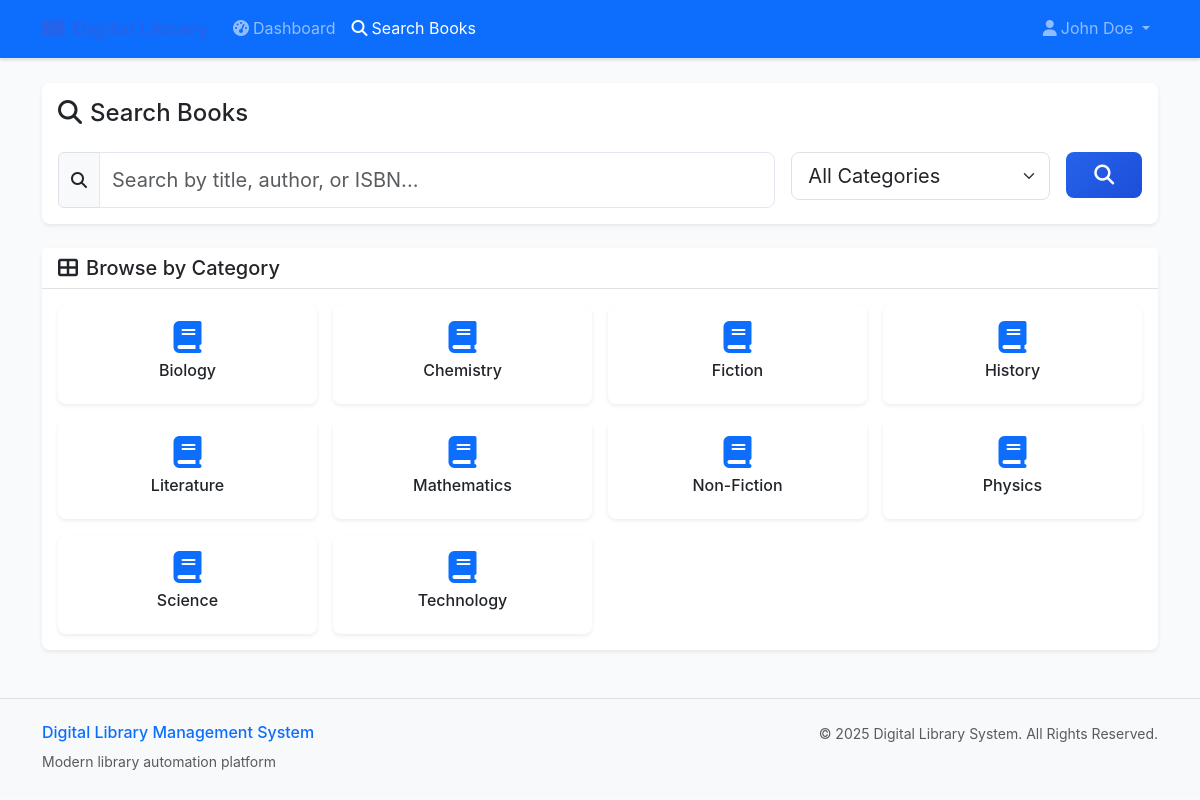
Page /search.php (signed in) on the committed database.
### tables this page shows
CREATE TABLE `category` (
  `category_id` int(11) NOT NULL AUTO_INCREMENT,
  `category_name` varchar(50) NOT NULL,
  `created_at` timestamp NOT NULL DEFAULT CURRENT_TIMESTAMP,
  PRIMARY KEY (`category_id`)
);

### search.php (the view, shortened to what this page needs)
<?php
include('dbcon.php');
$search_query = '';
$books = [];
$stmt = $pdo->query("SELECT * FROM category ORDER BY category_name");
$categories = $stmt->fetchAll();
?>
<!DOCTYPE html>
<html lang="en">
<head>
    <link href="https://cdn.jsdelivr.net/npm/bootstrap@5.3.0/dist/css/bootstrap.min.css" rel="stylesheet">
    <link href="https://cdnjs.cloudflare.com/ajax/libs/font-awesome/6.4.0/css/all.min.css" rel="stylesheet">
    <link href="assets/css/custom.css" rel="stylesheet">
</head>
<body>
    <nav class="navbar navbar-expand-lg navbar-dark bg-primary">
        <div class="container">
            <a class="navbar-brand" href="index.php">
                <i class="fas fa-book-open me-2"></i>Digital Library
            </a>
            <div class="collapse navbar-collapse" id="navbarNav">
                <ul class="navbar-nav me-auto">
                    <li class="nav-item">
                        <a class="nav-link" href="dashboard.php">
                            <i class="fas fa-tachometer-alt me-1"></i>Dashboard
                        </a>
                    </li>
                    <li class="nav-item">
                        <a class="nav-link active" href="search.php">
                            <i class="fas fa-search me-1"></i>Search Books
                        </a>
                    </li>
                </ul>
                <ul class="navbar-nav">
                    <li class="nav-item dropdown">
                        <a class="nav-link dropdown-toggle" href="#" id="navbarDropdown" role="button" data-bs-toggle="dropdown">
                            <i class="fas fa-user me-1"></i><?php echo htmlspecialchars($_SESSION['user_name']); ?>
                        </a>
                    </li>
                </ul>
            </div>
        </div>
    </nav>
    <div class="container my-4">
        <div class="row mb-4">
            <div class="col-12">
                <div class="card border-0 shadow-sm">
                    <div class="card-body">
                        <h4 class="card-title mb-4">
                            <i class="fas fa-search me-2"></i>Search Books
                        </h4>
                        <form method="GET" action="">
                            <div class="row g-3">
                                <div class="col-md-8">
                                    <div class="input-group">
                                        <span class="input-group-text"><i class="fas fa-search"></i></span>
                                        <input type="text" class="form-control form-control-lg" name="q"
                                               placeholder="Search by title, author, or ISBN..."
                                               value="<?php echo htmlspecialchars($search_query); ?>" required>
                                    </div>
                                </div>
                                <div class="col-md-3">
                                    <select class="form-select form-select-lg" name="category">
                                        <option value="">All Categories</option>
                                    </select>
                                </div>
                                <div class="col-md-1">
                                    <button type="submit" name="search" class="btn btn-primary btn-lg w-100">
                                        <i class="fas fa-search"></i>
                                    </button>
                                </div>
                            </div>
                        </form>
                    </div>
                </div>
            </div>
        </div>
        <?php if (isset($_GET['search'])): ?>
            <div class="row">
                <div class="col-12">
                    <div class="card border-0 shadow-sm">
                        <div class="card-header bg-white border-bottom">
                            <h5 class="mb-0">
                                <i class="fas fa-list me-2"></i>Search Results
                                <?php if (!empty($search_query)): ?>
                                    for "<?php echo htmlspecialchars($search_query); ?>"
                                <?php endif; ?>
                                <span class="badge bg-primary ms-2"><?php echo count($books); ?> books found</span>
                            </h5>
                        </div>
                        <div class="card-body p-0">
                            <?php if (empty($books)): ?>
                                <div class="text-center py-5">
                                    <i class="fas fa-search text-muted" style="font-size: 3rem;"></i>
                                    <h5 class="text-muted mt-3">No books found</h5>
                                    <p class="text-muted">Try adjusting your search terms or category filter.</p>
                                </div>
                            <?php else: ?>
                                <div class="row g-3 p-3">
                                    <?php foreach ($books as $book): ?>
                                        <div class="col-md-6 col-lg-4">
                                            <div class="card h-100 border-0 shadow-sm">
                                                <div class="card-body">
                                                    <div class="d-flex justify-content-between align-items-start mb-2">
                                                        <span class="badge bg-secondary"><?php echo htmlspecialchars($book['category_name']); ?></span>
                                                        <span class="badge bg-<?php echo $book['book_copies'] > 0 ? 'success' : 'danger'; ?>">
                                                            <?php echo $book['book_copies'] > 0 ? 'Available' : 'Unavailable'; ?>
                                                        </span>
                                                    </div>
                                                    <h6 class="card-title fw-bold"><?php echo htmlspecialchars($book['book_title']); ?></h6>
                                                    <p class="card-text text-muted small mb-2">
                                                        <i class="fas fa-user me-1"></i><?php echo htmlspecialchars($book['author']); ?>
                                                    </p>
                                                    <p class="card-text text-muted small mb-2">
                                                        <i class="fas fa-barcode me-1"></i>ISBN: <?php echo htmlspecialchars($book['isbn']); ?>
                                                    </p>
                                                    <p class="card-text text-muted small mb-3">
                                                        <i class="fas fa-building me-1"></i><?php echo htmlspecialchars($book['publisher_name']); ?>
                                                    </p>
                                                    <div class="d-flex justify-content-between align-items-center">
                                                        <small class="text-muted">
                                                            <i class="fas fa-copy me-1"></i><?php echo $book['book_copies']; ?> copies
                                                        </small>
                                                        <small class="text-muted">
                                                            <i class="fas fa-calendar me-1"></i><?php echo $book['copyright_year']; ?>
                                                        </small>
                                                    </div>
                                                </div>
                                            </div>
                                        </div>
                                    <?php endforeach; ?>
                                </div>
                            <?php endif; ?>
                        </div>
                    </div>
                </div>
            </div>
        <?php else: ?>
            <div class="row">
                <div class="col-12">
                    <div class="card border-0 shadow-sm">
                        <div class="card-header bg-white border-bottom">
                            <h5 class="mb-0">
                                <i class="fas fa-th-large me-2"></i>Browse by Category
                            </h5>
                        </div>
                        <div class="card-body">
                            <div class="row g-3">
                                <?php foreach ($categories as $category): ?>
                                    <div class="col-md-3 col-sm-6">
                                        <a href="?search=1&q=&category=<?php echo $category['category_id']; ?>"
                                           class="text-decoration-none">
                                            <div class="card border-0 shadow-sm h-100">
                                                <div class="card-body text-center">
                                                    <i class="fas fa-book text-primary mb-2" style="font-size: 2rem;"></i>
                                                    <h6 class="card-title"><?php echo htmlspecialchars($category['category_name']); ?></h6>
                                                </div>
                                            </div>
                                        </a>
                                    </div>
                                <?php endforeach; ?>
                            </div>
                        </div>
                    </div>
                </div>
            </div>
        <?php endif; ?>
    </div>
    <footer class="bg-light border-top mt-5">
        <div class="container py-4">
            <div class="row">
                <div class="col-md-6">
                    <h6 class="text-primary mb-2">Digital Library Management System</h6>
                    <p class="text-muted small mb-0">Modern library automation platform</p>
                </div>
                <div class="col-md-6 text-md-end">
                    <p class="text-muted small mb-0">
                        &copy; <?php echo date('Y'); ?> Digital Library System. All Rights Reserved.
                    </p>
                </div>
            </div>
        </div>
    </footer>
</body>
</html>

### assets/css/custom.css (style rules this page uses)
:root { --primary-color: #2563eb; --secondary-color: #64748b; --success-color: #10b981; --warning-color: #f59e0b; --danger-color: #ef4444; --info-color: #06b6d4; --light-color: #f8fafc; --dark-color: #1e293b; --border-radius: 0.5rem; --box-shadow: 0 1px 3px 0 rgba(0, 0, 0, 0.1), 0 1px 2px 0 rgba(0, 0, 0, 0.06); --transition: all 0.3s ease; }
body { font-family: 'Inter', -apple-system, BlinkMacSystemFont, 'Segoe UI', Roboto, sans-serif; line-height: 1.6; color: var(--dark-color); background-color: var(--light-color); transition: var(--transition); }
.card { border: none; border-radius: var(--border-radius); box-shadow: var(--box-shadow); transition: var(--transition); }
.btn { border-radius: var(--border-radius); font-weight: 500; transition: var(--transition); border: none; padding: 0.5rem 1rem; }
.btn-primary { background: linear-gradient(135deg, var(--primary-color), #1d4ed8); color: white; }
.form-control { border-radius: var(--border-radius); border: 1px solid #e2e8f0; padding: 0.75rem; transition: var(--transition); }
.navbar { background: white; box-shadow: var(--box-shadow); border-bottom: 1px solid #e2e8f0; }
.navbar-brand { font-weight: 700; color: var(--primary-color) !important; }

### rows in the picture
category: category_name "Biology"
category: category_name "Chemistry"
category: category_name "Fiction"
category: category_name "History"
category: category_name "Literature"
category: category_name "Mathematics"
category: category_name "Non-Fiction"
category: category_name "Physics"
category: category_name "Science"
category: category_name "Technology"

### other values in the picture
$_SESSION['user_name'] "John Doe"
